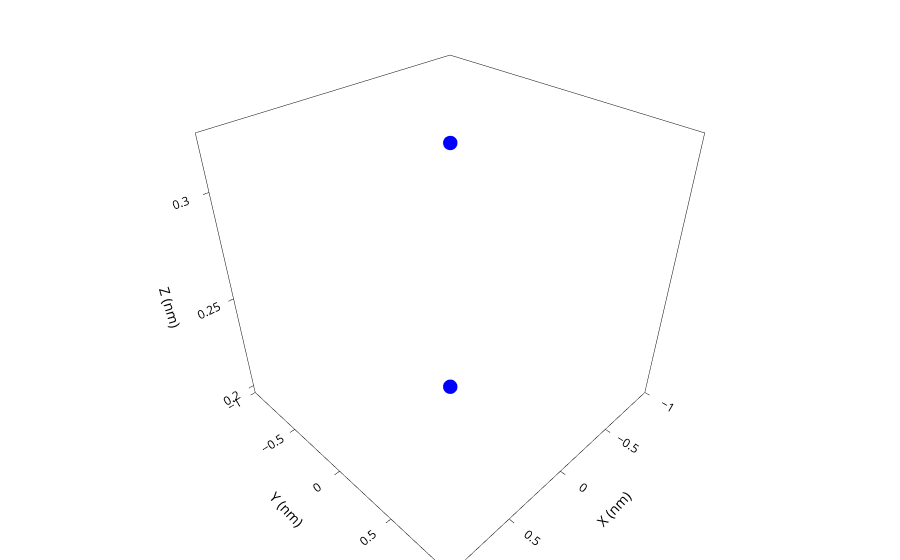

Notebook source saved alongside this figure:
### Code cell
import plotly.graph_objects as go

positions = cell.orb_pos_nm  # (N, 3) numpy array of orbital coordinates

fig = go.Figure(data=[go.Scatter3d(
    x=positions[:, 0],
    y=positions[:, 1],
    z=positions[:, 2],
    mode='markers',
    marker=dict(size=5, color='blue')
)])

fig.update_layout(
    scene=dict(
        xaxis_title='X (nm)',
        yaxis_title='Y (nm)',
        zaxis_title='Z (nm)'
    ),
    margin=dict(l=0, r=0, b=0, t=0)
)

fig.show()

### Figure 1 — Plotly figure (JSON) as saved in the notebook; plotly's stock layout.template omitted (floating-point values rounded to 4 significant figures)
{"data": [{"marker": {"color": "blue", "size": 5}, "mode": "markers", "type": "scatter3d", "x": [0.0, 0.0, 0.0, 0.0, 0.0, 0.0, 0.0, 0.0, 0.0, 0.0, 0.0, 0.0, 0.0, 0.0, 0.0, 0.0, 0.0, 0.0, 0.0, 0.0, 0.0, 0.0, 0.0, 0.0, 0.0, 0.0], "y": [0.0, 0.0, 0.0, 0.0, 0.0, 0.0, 0.0, 0.0, 0.0, 0.0, 0.0, 0.0, 0.0, 0.0, 0.0, 0.0, 0.0, 0.0, 0.0, 0.0, 0.0, 0.0, 0.0, 0.0, 0.0, 0.0], "z": [0.32, 0.32, 0.32, 0.32, 0.32, 0.32, 0.32, 0.32, 0.32, 0.32, 0.32, 0.32, 0.32, 0.1993, 0.1993, 0.1993, 0.1993, 0.1993, 0.1993, 0.1993, 0.1993, 0.1993, 0.1993, 0.1993, 0.1993, 0.1993]}], "layout": {"margin": {"b": 0, "l": 0, "r": 0, "t": 0}, "scene": {"xaxis": {"title": {"text": "X (nm)"}}, "yaxis": {"title": {"text": "Y (nm)"}}, "zaxis": {"title": {"text": "Z (nm)"}}}}}
